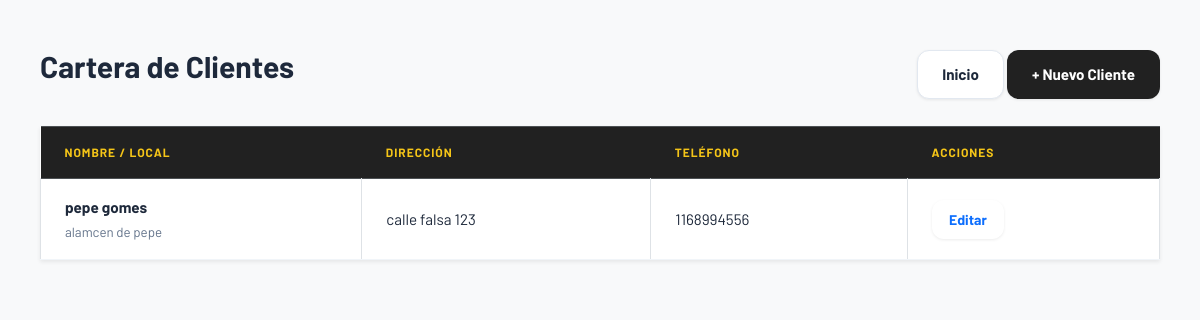
/clientes/ (signed in), run on the app's committed database.
### stock/models.py (models this page shows, shortened)
class Cliente(models.Model):
    usuario = models.OneToOneField(
        settings.AUTH_USER_MODEL,
        on_delete=models.CASCADE,
        related_name='cliente'
    )
    nombre_completo = models.CharField(max_length=200, verbose_name="Nombre y Apellido")
    nombre_local = models.CharField(max_length=200, blank=True, null=True, verbose_name="Nombre del Local")
    cuil = models.CharField(
        max_length=13,
        blank=True,
        null=True,
        verbose_name="CUIL/CUIT",
        unique=True
    )
    email = models.EmailField(unique=True, blank=True, null=True)
    telefono = models.CharField(max_length=20, blank=True, null=True)
    direccion = models.TextField(blank=True, null=True)
    fecha_registro = models.DateTimeField(auto_now_add=True)

### stock/views.py (the view)
# urls.py: path('clientes/', views.lista_clientes, name='lista_clientes'),
@login_required
def lista_clientes(request):
    if request.user.is_superuser:
        clientes = Cliente.objects.all()
    else:
        perfil = request.user.perfilusuario
        if perfil.tipo == 'ventas':
            clientes = Cliente.objects.filter(usuario=request.user)
        elif perfil.tipo == 'administrativo':
            clientes = Cliente.objects.all()
        else:
            clientes = Cliente.objects.none()
    return render(request, 'lista_clientes.html', {
        'clientes': clientes
    })

### stock/templates/lista_clientes.html (shortened to what this page needs)
{% load static %}
<!DOCTYPE html>
<html lang="es">
<head>
    <link rel="stylesheet" href="{% static 'css/bootstrap.min.css' %}">
    <link rel="stylesheet" href="{% static 'css/style.css' %}">
</head>
<body class="bg-light">
<div class="container mt-4">
    <div class="d-flex justify-content-between align-items-center mb-4">
        <h2>Cartera de Clientes</h2>
        <div>
            <a href="{% url 'home' %}" class="btn btn-secondary">
                Inicio
            </a>
            <a href="{% url 'crear_cliente' %}" class="btn btn-primary">
                + Nuevo Cliente
            </a>
        </div>
    </div>
    <table class="table table-bordered bg-white shadow-sm">
        <thead class="table-dark">
            <tr>
                <th>Nombre / Local</th>
                <th>Dirección</th>
                <th>Teléfono</th>
                <th>Acciones</th>
            </tr>
        </thead>
        <tbody>
            {% for c in clientes %}
            <tr>
                <td>
                    <strong>{{ c.nombre_completo }}</strong><br>
                    <small class="text-muted">
                        {{ c.nombre_local|default:"" }}
                    </small>
                </td>
                <td>{{ c.direccion|default:"-" }}</td>
                <td>{{ c.telefono|default:"-" }}</td>
                <td>
                    <a href="{% url 'editar_cliente' c.id %}"
                       class="btn btn-sm btn-outline-primary">
                        Editar
                    </a>
                </td>
            </tr>
            {% empty %}
            <tr>
                <td colspan="5" class="text-center text-muted py-4">
                    No hay clientes cargados.
                </td>
            </tr>
            {% endfor %}
        </tbody>
    </table>
</div>
</body>
</html>

### stock/static/css/style.css (style rules this page uses)
:root { --primary-color: #212121; --primary-hover: #000000; --primary-light: #424242; --accent-color: #F5C518; --accent-hover: #e0b415; --accent-light: #fef9e0; --secondary-color: #64748b; --secondary-hover: #475569; --success-color: #10b981; --success-hover: #059669; --danger-color: #ef4444; --danger-hover: #dc2626; --warning-color: #f59e0b; --info-color: #3b82f6; --bg-body: #f1f5f9; --bg-card: #ffffff; --bg-header: #212121; --bg-hover: #fffbea; --text-main: #1e293b; --text-muted: #64748b; --text-light: #94a3b8; --text-white: #ffffff; --text-accent: #F5C518; --border-color: #e2e8f0; --border-light: #f1f5f9; --border-accent: #F5C518; --radius-sm: 0.5rem; --radius-md: 0.75rem; --radius-lg: 1rem; --shadow-sm: 0 1px 3px 0 rgb(0 0 0 / 0.08); --shadow-md: 0 4px 6px -1px rgba(0,0,0,0.10), 0 2px 4px -2px rgba(0,0,0,0.05); --shadow-lg: 0 10px 20px -3px rgba(0,0,0,0.10), 0 4px 8px -4px rgba(0,0,0,0.08); --transition-fast: all 0.15s ease-in-out; --transition-base: all 0.25s ease-in-out; --space-xs: 0.5rem; --space-sm: 0.75rem; --space-md: 1rem; --space-lg: 1.5rem; --space-xl: 2rem; }
* { margin: 0; padding: 0; box-sizing: border-box; }
html { font-size: 16px; scroll-behavior: smooth; }
body { font-family: 'Barlow', -apple-system, BlinkMacSystemFont, 'Segoe UI', sans-serif; background: #e8e8e8; color: var(--text-main); line-height: 1.6; -webkit-font-smoothing: antialiased; min-height: 100vh; padding: var(--space-lg); }
h1, h2, h3, h4, h5, h6 { font-family: 'Barlow', sans-serif; color: var(--text-main); font-weight: 700; line-height: 1.25; margin-bottom: var(--space-md); }
h2 { font-size: clamp(1.5rem, 4vw, 1.875rem); }
a { text-decoration: none; color: var(--primary-color); transition: var(--transition-fast); }
.container { max-width: 1200px; margin: 0 auto; padding: 0 var(--space-md); animation: fadeIn 0.35s ease-out; }
.btn { display: inline-flex; align-items: center; justify-content: center; gap: var(--space-xs); padding: 0.75rem 1.5rem; font-size: 0.95rem; font-weight: 700; border-radius: var(--radius-md); border: 1px solid transparent; cursor: pointer; transition: var(--transition-fast); box-shadow: var(--shadow-sm); min-height: 44px; white-space: nowrap; text-decoration: none; }
.btn-primary { background: var(--primary-color); color: var(--text-white); }
.btn-secondary { background: var(--bg-card); border-color: var(--border-color); color: var(--text-main); }
.btn-sm { padding: 0.5rem 1rem; font-size: 0.875rem; min-height: 38px; }
.table { width: 100%; border-collapse: collapse; background: var(--bg-card); }
.table th { background: var(--primary-color); color: var(--accent-color); font-weight: 700; text-transform: uppercase; font-size: 0.75rem; letter-spacing: 0.08em; padding: var(--space-md) var(--space-lg); text-align: left; border: none; white-space: nowrap; }
.table td { padding: var(--space-md) var(--space-lg); vertical-align: middle; border-bottom: 1px solid var(--border-light); color: var(--text-main); font-size: 0.95rem; }
.table tbody tr { transition: background-color 0.15s ease; }
.d-flex { display: flex; }
.justify-content-between { justify-content: space-between; }
.align-items-center { align-items: center; }
.text-muted { color: var(--text-muted) !important; }
.mb-4 { margin-bottom: var(--space-lg) !important; }
.mt-4 { margin-top: var(--space-lg); }
.bg-light { background-color: var(--bg-body); }
.shadow-sm { box-shadow: var(--shadow-sm); }

### data on the page
Cliente: nombre_completo "pepe gomes", nombre_local "alamcen de pepe", direccion "calle falsa 123", telefono "1168994556"
